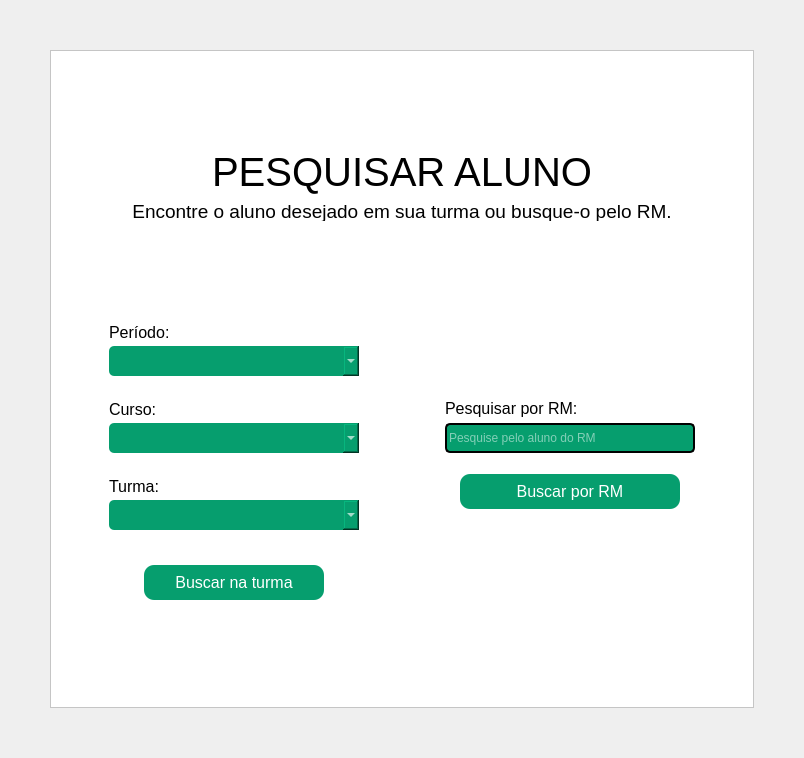
         <widget class="QWidget" name="pg_Pesquisar">
          <layout class="QGridLayout" name="gridLayout_12">
           <property name="leftMargin">
            <number>50</number>
           </property>
           <property name="topMargin">
            <number>50</number>
           </property>
           <property name="rightMargin">
            <number>50</number>
           </property>
           <property name="bottomMargin">
            <number>50</number>
           </property>
           <property name="spacing">
            <number>0</number>
           </property>
           <item row="0" column="0">
            <widget class="QFrame" name="frame_7">
             <property name="styleSheet">
              <string notr="true">background-color: rgb(255, 255, 255);</string>
             </property>
             <property name="frameShape">
              <enum>QFrame::StyledPanel</enum>
             </property>
             <property name="frameShadow">
              <enum>QFrame::Raised</enum>
             </property>
             <layout class="QGridLayout" name="gridLayout_13">
              <item row="0" column="1">
               <widget class="QWidget" name="widget_9" native="true">
                <layout class="QVBoxLayout" name="verticalLayout_14">
                 <item>
                  <spacer name="verticalSpacer_13">
                   <property name="orientation">
                    <enum>Qt::Vertical</enum>
                   </property>
                   <property name="sizeHint" stdset="0">
                    <size>
                     <width>20</width>
                     <height>40</height>
                    </size>
                   </property>
                  </spacer>
                 </item>
                 <item>
                  <layout class="QVBoxLayout" name="verticalLayout_11">
                   <item>
                    <spacer name="verticalSpacer_11">
                     <property name="orientation">
                      <enum>Qt::Vertical</enum>
                     </property>
                     <property name="sizeHint" stdset="0">
                      <size>
                       <width>20</width>
                       <height>40</height>
                      </size>
                     </property>
                    </spacer>
                   </item>
                   <item>
                    <widget class="QLabel" name="label_23">
                     <property name="maximumSize">
                      <size>
                       <width>16777215</width>
                       <height>50</height>
                      </size>
                     </property>
                     <property name="font">
                      <font>
                       <family>Arial</family>
                       <pointsize>30</pointsize>
                      </font>
                     </property>
                     <property name="text">
                      <string>PESQUISAR ALUNO</string>
                     </property>
                     <property name="alignment">
                      <set>Qt::AlignCenter</set>
                     </property>
                    </widget>
                   </item>
                   <item>
                    <widget class="QLabel" name="label_24">
                     <property name="maximumSize">
                      <size>
                       <width>16777215</width>
                       <height>20</height>
                      </size>
                     </property>
                     <property name="font">
                      <font>
                       <family>Arial</family>
                       <pointsize>14</pointsize>
                      </font>
                     </property>
                     <property name="text">
                      <string>Encontre o aluno desejado em sua turma ou busque-o pelo RM.</string>
                     </property>
                     <property name="alignment">
                      <set>Qt::AlignCenter</set>
                     </property>
                    </widget>
                   </item>
                  </layout>
                 </item>
                 <item>
                  <spacer name="verticalSpacer_12">
                   <property name="orientation">
                    <enum>Qt::Vertical</enum>
                   </property>
                   <property name="sizeHint" stdset="0">
                    <size>
                     <width>20</width>
                     <height>40</height>
                    </size>
                   </property>
                  </spacer>
                 </item>
                </layout>
               </widget>
              </item>
              <item row="1" column="2">
               <spacer name="horizontalSpacer_25">
                <property name="orientation">
                 <enum>Qt::Horizontal</enum>
                </property>
                <property name="sizeHint" stdset="0">
                 <size>
                  <width>40</width>
                  <height>20</height>
                 </size>
                </property>
               </spacer>
              </item>
              <item row="1" column="0">
               <spacer name="horizontalSpacer_24">
                <property name="orientation">
                 <enum>Qt::Horizontal</enum>
                </property>
                <property name="sizeHint" stdset="0">
                 <size>
                  <width>40</width>
                  <height>20</height>
                 </size>
                </property>
               </spacer>
              </item>
              <item row="1" column="1">
               <widget class="QWidget" name="widget_10" native="true">
                <layout class="QGridLayout" name="gridLayout_14">
                 <item row="1" column="0" rowspan="2">
                  <layout class="QVBoxLayout" name="verticalLayout_23">
                   <item>
                    <layout class="QVBoxLayout" name="verticalLayout_6">
                     <property name="bottomMargin">
                      <number>20</number>
                     </property>
                     <item>
                      <widget class="QLabel" name="label_25">
                       <property name="maximumSize">
                        <size>
                         <width>16777215</width>
                         <height>15</height>
                        </size>
                       </property>
                       <property name="font">
                        <font>
                         <family>Arial</family>
                         <pointsize>12</pointsize>
                        </font>
                       </property>
                       <property name="text">
                        <string>Período:</string>
                       </property>
                       <property name="margin">
                        <number>0</number>
                       </property>
                      </widget>
                     </item>
                     <item>
                      <widget class="QComboBox" name="cboxPeriodo_PgPesquisar">
                       <property name="minimumSize">
                        <size>
                         <width>250</width>
                         <height>30</height>
                        </size>
                       </property>
                       <property name="styleSheet">
                        <string notr="true">QComboBox{
	background-color:#069E6E;
	border-color:#069E6E;
	color: #ffffff;
	border-radius:5px;
}

QComboBox QAbstractItemView{
	background-color:#069E6E;
	color: #ffffff;
}
</string>
                       </property>
                       <property name="placeholderText" stdset="0">
                        <string/>
                       </property>
                      </widget>
                     </item>
                    </layout>
                   </item>
                   <item>
                    <layout class="QVBoxLayout" name="verticalLayout_12">
                     <property name="bottomMargin">
                      <number>20</number>
                     </property>
                     <item>
                      <widget class="QLabel" name="label_27">
                       <property name="maximumSize">
                        <size>
                         <width>16777215</width>
                         <height>15</height>
                        </size>
                       </property>
                       <property name="font">
                        <font>
                         <family>Arial</family>
                         <pointsize>12</pointsize>
                        </font>
                       </property>
                       <property name="text">
                        <string>Curso:</string>
                       </property>
                      </widget>
                     </item>
                     <item>
                      <widget class="QComboBox" name="cboxCurso_PgPesquisar">
                       <property name="minimumSize">
                        <size>
                         <width>0</width>
                         <height>30</height>
                        </size>
                       </property>
                       <property name="styleSheet">
                        <string notr="true">QComboBox{
	background-color:#069E6E;
	border-color:#069E6E;
	color: #ffffff;
	border-radius:5px;
}

QComboBox QAbstractItemView{
	background-color:#069E6E;
	color: #ffffff;
}
</string>
                       </property>
                      </widget>
                     </item>
                    </layout>
                   </item>
                   <item>
                    <layout class="QVBoxLayout" name="verticalLayout_22">
                     <property name="bottomMargin">
                      <number>20</number>
                     </property>
                     <item>
                      <widget class="QLabel" name="label_26">
                       <property name="maximumSize">
                        <size>
                         <width>16777215</width>
                         <height>15</height>
                        </size>
                       </property>
                       <property name="font">
                        <font>
                         <family>Arial</family>
                         <pointsize>12</pointsize>
                        </font>
                       </property>
                       <property name="text">
                        <string>Turma:</string>
                       </property>
                      </widget>
                     </item>
                     <item>
                      <widget class="QComboBox" name="cboxTurma_PgPesquisar">
                       <property name="minimumSize">
                        <size>
                         <width>0</width>
                         <height>30</height>
                        </size>
                       </property>
                       <property name="styleSheet">
                        <string notr="true">QComboBox{
	background-color:#069E6E;
	border-color:#069E6E;
	color: #ffffff;
	border-radius:5px;
}

QComboBox QAbstractItemView{
	background-color:#069E6E;
	color: #ffffff;
}
</string>
                       </property>
                      </widget>
                     </item>
                    </layout>
                   </item>
                   <item>
                    <widget class="QWidget" name="widget_12" native="true">
                     <layout class="QHBoxLayout" name="horizontalLayout_11">
                      <item>
                       <widget class="QPushButton" name="btnBuscarTurma_PgPesquisar">
                        <property name="minimumSize">
                         <size>
                          <width>180</width>
                          <height>35</height>
                         </size>
                        </property>
                        <property name="maximumSize">
                         <size>
                          <width>180</width>
                          <height>16777215</height>
                         </size>
                        </property>
                        <property name="font">
                         <font>
                          <family>Arial</family>
                          <pointsize>12</pointsize>
                         </font>
                        </property>
                        <property name="styleSheet">
                         <string notr="true">QPushButton{
	background-color:#069E6E;
	color:#ffffff;
	border-radius:10px;
}

QPushButton:hover{
	background-color:#047b55;
}

QPushButton:pressed{
	background-color: rgb(2, 45, 29);
}

QPushButton:checked{
	background-color:  rgb(2, 45, 29);
}

</string>
                        </property>
                        <property name="text">
                         <string>Buscar na turma</string>
                        </property>
                        <property name="icon">
                         <iconset resource="../imagens/imagens_usadas.qrc">
                          <normaloff>:/imagens/imgBtnPesquisar.png</normaloff>:/imagens/imgBtnPesquisar.png</iconset>
                        </property>
                        <property name="iconSize">
                         <size>
                          <width>26</width>
                          <height>26</height>
                         </size>
                        </property>
                       </widget>
                      </item>
                     </layout>
                    </widget>
                   </item>
                  </layout>
                 </item>
                 <item row="0" column="3">
                  <spacer name="verticalSpacer_22">
                   <property name="orientation">
                    <enum>Qt::Vertical</enum>
                   </property>
                   <property name="sizeHint" stdset="0">
                    <size>
                     <width>20</width>
                     <height>40</height>
                    </size>
                   </property>
                  </spacer>
                 </item>
                 <item row="3" column="3">
                  <spacer name="verticalSpacer_16">
                   <property name="orientation">
                    <enum>Qt::Vertical</enum>
                   </property>
                   <property name="sizeHint" stdset="0">
                    <size>
                     <width>20</width>
                     <height>40</height>
                    </size>
                   </property>
                  </spacer>
                 </item>
                 <item row="2" column="1">
                  <spacer name="horizontalSpacer_23">
                   <property name="orientation">
                    <enum>Qt::Horizontal</enum>
                   </property>
                   <property name="sizeHint" stdset="0">
                    <size>
                     <width>40</width>
                     <height>20</height>
                    </size>
                   </property>
                  </spacer>
                 </item>
                 <item row="1" column="3">
                  <layout class="QVBoxLayout" name="verticalLayout_24">
                   <item>
                    <layout class="QVBoxLayout" name="verticalLayout_13">
                     <property name="spacing">
                      <number>5</number>
                     </property>
                     <property name="topMargin">
                      <number>74</number>
                     </property>
                     <property name="bottomMargin">
                      <number>15</number>
                     </property>
                     <item>
                      <widget class="QLabel" name="label_28">
                       <property name="maximumSize">
                        <size>
                         <width>16777215</width>
                         <height>19</height>
                        </size>
                       </property>
                       <property name="font">
                        <font>
                         <family>Arial</family>
                         <pointsize>12</pointsize>
                        </font>
                       </property>
                       <property name="text">
                        <string>Pesquisar por RM:</string>
                       </property>
                      </widget>
                     </item>
                     <item>
                      <widget class="QLineEdit" name="etyPesquisarRM_PgPesquisar">
                       <property name="minimumSize">
                        <size>
                         <width>250</width>
                         <height>30</height>
                        </size>
                       </property>
                       <property name="maximumSize">
                        <size>
                         <width>250</width>
                         <height>30</height>
                        </size>
                       </property>
                       <property name="styleSheet">
                        <string notr="true">QLineEdit{
	background-color:#069E6E;
	border: 2px solid #000000;
	color: #ffffff;
	border-radius:5px;
}</string>
                       </property>
                       <property name="placeholderText">
                        <string>Pesquise pelo aluno do RM</string>
                       </property>
                      </widget>
                     </item>
                    </layout>
                   </item>
                   <item>
                    <widget class="QWidget" name="widget_11" native="true">
                     <layout class="QHBoxLayout" name="horizontalLayout_12">
                      <property name="spacing">
                       <number>0</number>
                      </property>
                      <property name="leftMargin">
                       <number>0</number>
                      </property>
                      <property name="topMargin">
                       <number>0</number>
                      </property>
                      <property name="rightMargin">
                       <number>0</number>
                      </property>
                      <property name="bottomMargin">
                       <number>0</number>
                      </property>
                      <item>
                       <widget class="QPushButton" name="btnBuscarRM_PgPesquisar_2">
                        <property name="minimumSize">
                         <size>
                          <width>200</width>
                          <height>35</height>
                         </size>
                        </property>
                        <property name="maximumSize">
                         <size>
                          <width>220</width>
                          <height>16777215</height>
                         </size>
                        </property>
                        <property name="font">
                         <font>
                          <family>Arial</family>
                          <pointsize>12</pointsize>
                         </font>
                        </property>
                        <property name="styleSheet">
                         <string notr="true">QPushButton{
	background-color:#069E6E;
	color:#ffffff;
	border-radius:10px;
}

QPushButton:hover{
	background-color:#047b55;
}

QPushButton:pressed{
	background-color: rgb(2, 45, 29);
}

QPushButton:checked{
	background-color:  rgb(2, 45, 29);
}

</string>
                        </property>
                        <property name="text">
                         <string>Buscar por RM</string>
                        </property>
                        <property name="icon">
                         <iconset resource="../imagens/imagens_usadas.qrc">
                          <normaloff>:/imagens/imgBtnPesquisar.png</normaloff>:/imagens/imgBtnPesquisar.png</iconset>
                        </property>
                        <property name="iconSize">
                         <size>
                          <width>26</width>
                          <height>26</height>
                         </size>
                        </property>
                       </widget>
                      </item>
                     </layout>
                    </widget>
                   </item>
                  </layout>
                 </item>
                 <item row="2" column="2">
                  <spacer name="horizontalSpacer_26">
                   <property name="orientation">
                    <enum>Qt::Horizontal</enum>
                   </property>
                   <property name="sizeHint" stdset="0">
                    <size>
                     <width>40</width>
                     <height>20</height>
                    </size>
                   </property>
                  </spacer>
                 </item>
                </layout>
                <zorder>horizontalSpacer_23</zorder>
                <zorder>verticalSpacer_16</zorder>
                <zorder>verticalSpacer_22</zorder>
                <zorder>horizontalSpacer_26</zorder>
               </widget>
              </item>
              <item row="2" column="1">
               <spacer name="verticalSpacer_5">
                <property name="orientation">
                 <enum>Qt::Vertical</enum>
                </property>
                <property name="sizeHint" stdset="0">
                 <size>
                  <width>20</width>
                  <height>40</height>
                 </size>
                </property>
               </spacer>
              </item>
             </layout>
             <zorder>widget_10</zorder>
             <zorder>widget_9</zorder>
             <zorder>horizontalSpacer_24</zorder>
             <zorder>horizontalSpacer_25</zorder>
             <zorder>verticalSpacer_5</zorder>
            </widget>
           </item>
          </layout>
         </widget>
